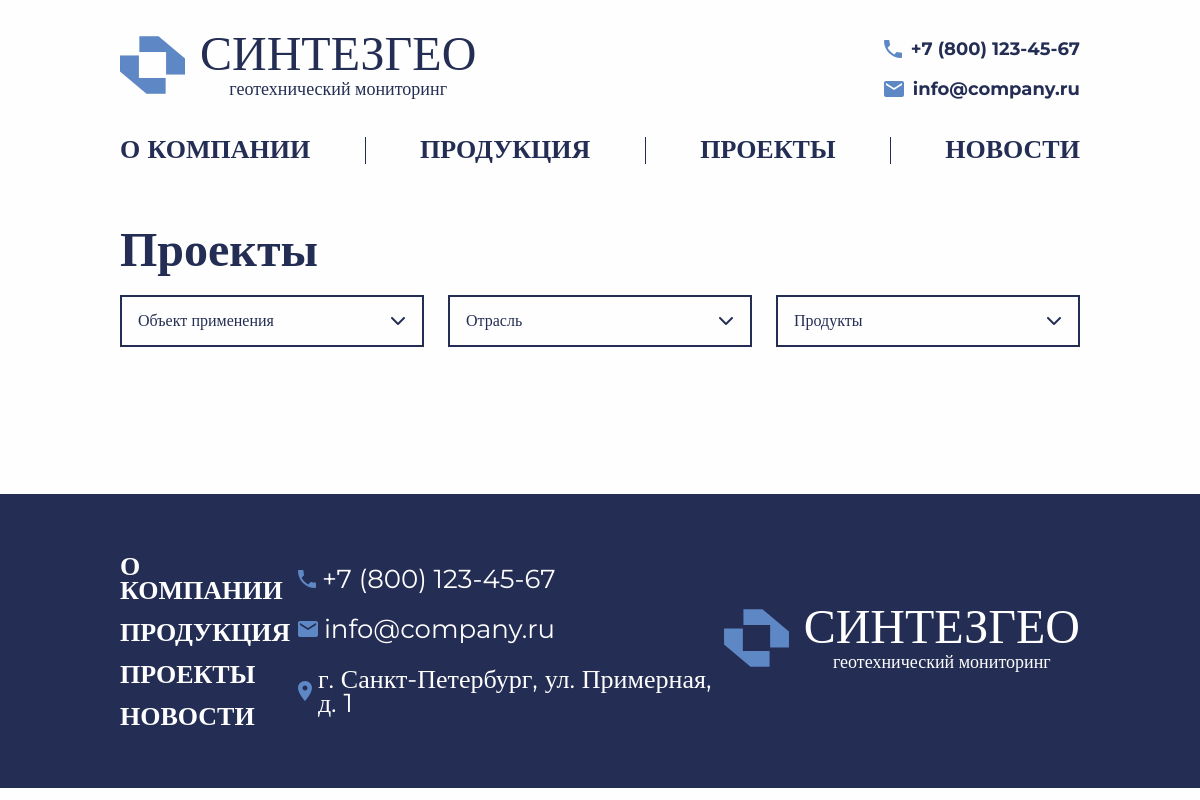
/projects/, run on the app's committed database.
### content/models.py (models this page shows, shortened)
class AboutIndex(models.Model):
    phone = models.TextField(verbose_name="Номер телефона")
    email = models.EmailField(verbose_name="Адрес электронной почтой")
    address = models.TextField(default=None, verbose_name="Адрес предприятия")
    slogan = models.TextField(verbose_name="Слоган")
    description_1 = models.TextField(
        verbose_name="Описание 'О компании' для первого блока главной страницы"
    )
    description_2 = models.TextField(
        verbose_name="Описание 'О компании' для второго блока главной страницы"
    )
    class Meta:
        verbose_name = "Наполнение главной страницы"
        verbose_name_plural = "Наполнение главной страницы (должно быть одно)"

### api/views.py (the view)
# urls.py: path("projects/", project_list, name="projects"),
def project_list(request):
    projects = Project.objects.all()
    object_tags = ObjectTag.objects.all()
    industry_tags = IndustryTag.objects.all()
    products_used_in_projects = Product.objects.filter(
        projectproduct__project__in=projects
    ).distinct()
    context = {
        "projects": projects,
        "object_tags": object_tags,
        "industry_tags": industry_tags,
        "sensor_types": products_used_in_projects,  # если все еще нужно
    }
    return render(request, "main/projects.html", context)

### api/context_processors.py (called while the page is built)
def about_index_processor(request):
    about_index = AboutIndex.objects.first()  # Получаем первый объект AboutIndex
    return {
        'about_index': about_index  # Возвращаем объект в контексте
    }

### templates/main/projects.html (shortened to what this page needs)
{% extends 'main/base.html' %}
{% load static %}
{% block content %}
<section class="projects">
    <div class="container no-overflow">
        <h2 class="section__title projects__title">
            <a href="#" class="section__title__link">Проекты</a>
        </h2>
        <div class="projects__filters filters">
            <div class="projects__filters__area filters__area">
                <div class="projects__filters__placeholder filters__placeholder">Объект применения</div>
                <div class="projects__filters__icon filters__icon"><i class="fa-solid fa-chevron-down"></i></div>
            </div>
            <div class="projects__filters__area filters__area">
                <div class="projects__filters__placeholder filters__placeholder">Отрасль</div>
                <div class="projects__filters__icon filters__icon"><i class="fa-solid fa-chevron-down"></i></div>
            </div>
            <div class="projects__filters__area filters__area">
                <div class="projects__filters__placeholder filters__placeholder">Продукты</div>
                <div class="projects__filters__icon filters__icon"><i class="fa-solid fa-chevron-down"></i></div>
            </div>
        </div>
    </div>
</section>
    {% endblock %}

### templates/includes/header.html (shortened to what this page needs)
{% load static %}
<header class="header">
  <div class="container">
    <div class="header__wrapper">
      <div class="header__main-menu">
        <div class="header__logo">
            <a href="{% url 'index' %}" class="header__logo_link">
            <div class="header__logo__icon">
                <img src="{% static 'main/src/img/logo.svg' %}" alt="Логотип" class="header__logo__img">
            </div>
            <div class="header__logo__text">
              <div class="header__logo__title">синтезгео</div>
              <div class="header__logo__subtitle">геотехнический мониторинг</div>
            </div>
          </a>
        </div>
        <div class="header__contacts">
            <div class="header__contacts__phone">
                <img src="{% static 'main/src/icon/phone.svg' %}" alt="Телефон" class="header__contacts__phone__icon">
                <a href="tel:{{ about_index.phone }}" class="header__contacts__phone__text">{{ about_index.phone }}</a>
            </div>
            <div class="header__contacts__mail">
                <img src="{% static 'main/src/icon/email.svg' %}" alt="Email" class="header__contacts__mail__icon">
                <a href="mailto:{{ about_index.email }}" class="header__contacts__mail__text">{{ about_index.email }}</a>
            </div>
        </div>
    </div>
    <nav class="header__navbar navbar">
        <ul class="header__navbar__list">
            <a href="{% url 'about' %}" class="header__navbar__list__link">
                <li class="header__navbar__list__item">о компании</li>
            </a>
            <a href="{% url 'products' %}" class="header__navbar__list__link">
                <li class="header__navbar__list__item">продукция</li>
            </a>
            <a href="{% url 'projects' %}" class="header__navbar__list__link">
                <li class="header__navbar__list__item">проекты</li>
            </a>
            <a href="{% url 'news' %}" class="header__navbar__list__link">
                <li class="header__navbar__list__item">новости</li>
            </a>
        </ul>
    </nav>
    </div>
  </div>
</header>

### templates/includes/footer.html (shortened to what this page needs)
{% load static %}
<footer class="footer">
    <div class="container">
        <div class="footer__wrapper">
            <nav class="footer__navbar navbar">
                <ul class="footer__navbar__list">
                    <li><a href="{% url 'about' %}" class="footer__navbar__list__link">О компании</a></li>
                    <li><a href="{% url 'products' %}" class="footer__navbar__list__link">Продукция</a></li>
                    <li><a href="#" class="footer__navbar__list__link">Проекты</a></li>
                    <li><a href="{% url 'news' %}" class="footer__navbar__list__link">Новости</a></li>
                </ul>
            </nav>
            <div class="footer__contacts">
                <div class="footer__contacts__phone">
                    <img src="{% static 'main/src/icon/phone.svg' %}" alt="Телефон" class="footer__contacts__phone__icon">
                    <a href="tel:{{ about_index.phone }}" class="footer__contacts__phone__text">{{ about_index.phone }}</a>
                </div>
                <div class="footer__contacts__mail">
                    <img src="{% static 'main/src/icon/email.svg' %}" alt="Email" class="footer__contacts__mail__icon">
                    <a href="mailto:{{ about_index.email }}" class="footer__contacts__phone__text">{{ about_index.email }}</a>
                </div>
                <div class="footer__contacts__address">
                    <img src="{% static 'main/src/icon/location.svg' %}" alt="Адрес" class="footer__contacts__address__icon">
                    <a href="https://yandex.ru/maps/-/CHAye4PR" target="_blank" class="footer__contacts__phone__text">
                        {{ about_index.address }}
                    </a>
                </div>
            </div>
            <div class="header__logo footer__logo">
                <a href="/" class="header__logo_link">
                  <div class="header__logo__icon footer__logo__icon">
                    <img src="{% static 'main/src/img/logo.svg' %}" alt="Логотип" class="header__logo__img">
                  </div>
                  <div class="header__logo__text footer__logo__text">
                    <div class="header__logo__title footer__logo__title">синтезгео</div>
                    <div class="header__logo__subtitle footer__logo__subtitle">геотехнический мониторинг</div>
                  </div>
                </a>
              </div>
        </div>
    </div>
</footer>

### static/main/css/style.css (style rules this page uses)
:root { --color-dark: #000; --color-light: #fefefe; --color-accent: #242D53; --color-accent-rgba: rgba(36, 45, 83, 0.2); --color-accent-blue: #5E88C5; --transition-duration: .3s; --transition-timing-function: ease-in; }
* { margin: 0; padding: 0; box-sizing: border-box; }
html { font-size: 62.5%; scroll-behavior: smooth; }
body { font-size: 1.6rem; line-height: 2.4rem; font-family: "Montserrat", serif; background-color: var(--color-light); }
img { display: inline-block; }
a { text-decoration: none; transition-duration: var(--transition-duration); transition-timing-function: var(--transition-timing-function); }
.container { max-width: 1368px; width: 100%; margin: 0 auto; overflow: hidden; }
.no-overflow { overflow: visible; }
.section__title { font-size: 4.8rem; font-weight: 700; line-height: 5.9rem; color: var(--color-accent); }
.section__title a { color: var(--color-accent); }
.section__title__link { display: inline-flex; align-items: center; gap: 8px; }
.header { display: flex; align-items: center; width: 100%; position: sticky; padding: 3.6rem 0; top: 0; background-color: var(--color-light); color: var(--color-accent); z-index: 10; }
.header__wrapper { display: flex; flex-direction: column; justify-content: space-between; gap: 3.6rem; }
.header__main-menu { display: flex; flex-direction: row; justify-content: space-between; gap: 3.3rem; }
.header__contacts { display: flex; flex-direction: column; justify-content: center; gap: 1.6rem; font-size: 1.8rem; line-height: 2.4rem; font-weight: 700; }
.header__contacts>div { display: flex; gap: 9px; }
.header__contacts a { display: block; color: var(--color-accent); }
.header__navbar { text-transform: uppercase; font-weight: 700; }
.header__navbar__list { display: flex; justify-content: space-between; list-style: none; font-size: 2.6rem; }
.header__navbar__list__link { position: relative; display: flex; justify-content: center; color: var(--color-accent); transition-duration: .2s; transition-timing-function: var(--transition-timing-function); }
.header__navbar__list__item { position: relative; display: flex; padding-bottom: 3px; }
.header__logo { display: flex; align-items: center; }
.header__logo_link { display: flex; align-items: start; height: 6.5rem; gap: 1.5rem; }
.header__logo img { display: inline-block; width: 6.5rem; }
.header__logo__text { display: flex; flex-direction: column; justify-content: space-between; align-self: start; font-family: 'Nasalization'; color: var(--color-accent); }
.header__logo__title { display: flex; align-items: center; justify-content: center; height: 3.6rem; font-size: 4.8rem; text-transform: uppercase; }
.header__logo__subtitle { display: flex; align-items: end; justify-content: center; height: 2.9rem; width: 100%; display: flex; font-size: 1.8rem; }
.footer { height: 400px; }
.footer { height: 29.4rem; padding: 6rem 0; background-color: var(--color-accent); font-size: 2.6rem; }
.footer__wrapper { display: flex; justify-content: space-between; align-items: center; height: 17.4rem; }
.footer__wrapper a { color: var(--color-light); }
.footer__navbar { height: 100%; }
.footer__navbar__list { display: flex; flex-direction: column; justify-content: space-between; height: 100%; list-style: none; text-transform: uppercase; font-weight: 700; }
.footer__contacts { display: flex; flex-direction: column; justify-content: space-around; align-items: start; height: 100%; }
.footer__contacts div { display: flex; gap: 0.6rem; }
.footer__logo__text { color: var(--color-light); }
.products, .projects { padding: 2rem 0 7.1rem 0; }
.product__filters, .filters { display: flex; padding-top: 1.6rem; gap: 2.4rem; }
.product__filters__area, .filters__area { cursor: pointer; position: relative; display: flex; flex: row; justify-content: space-between; width: 32.4rem; padding: 1.2rem 1.6rem; border: 2px solid var(--color-accent); font-size: 1.6rem; color: var(--color-accent); transition-duration: var(--transition-duration); transition-timing-function: var(--transition-timing-function); }
.product__filters__icon>i, .filters__icon>i { transition-duration: var(--transition-duration); transition-timing-function: var(--transition-timing-function); }
@media (max-width: 1400px) { .container { max-width: 1140px; } }
@media (max-width: 1200px) { .container { max-width: 960px; } }

### data on the page
AboutIndex: phone "+7 (800) 123-45-67", email "info@company.ru", address "г. Санкт-Петербург, ул. Примерная, д. 1"
